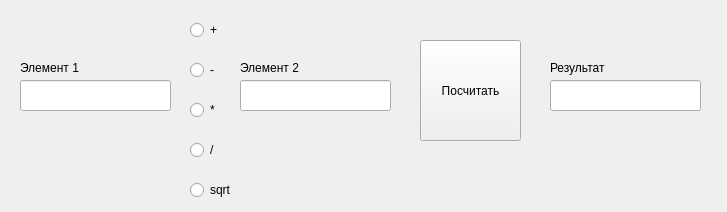
<?xml version="1.0" encoding="UTF-8"?>
<ui version="4.0">
 <class>Widget</class>
 <widget class="QWidget" name="Widget">
  <property name="geometry">
   <rect>
    <x>0</x>
    <y>0</y>
    <width>727</width>
    <height>212</height>
   </rect>
  </property>
  <property name="windowTitle">
   <string>Widget</string>
  </property>
  <widget class="QRadioButton" name="plusRBtn">
   <property name="geometry">
    <rect>
     <x>190</x>
     <y>20</y>
     <width>31</width>
     <height>20</height>
    </rect>
   </property>
   <property name="text">
    <string>+</string>
   </property>
  </widget>
  <widget class="QRadioButton" name="minusRBtn">
   <property name="geometry">
    <rect>
     <x>190</x>
     <y>60</y>
     <width>31</width>
     <height>20</height>
    </rect>
   </property>
   <property name="text">
    <string>-</string>
   </property>
  </widget>
  <widget class="QRadioButton" name="multiplyRBtn">
   <property name="geometry">
    <rect>
     <x>190</x>
     <y>100</y>
     <width>31</width>
     <height>20</height>
    </rect>
   </property>
   <property name="text">
    <string>*</string>
   </property>
  </widget>
  <widget class="QRadioButton" name="devideRBtn">
   <property name="geometry">
    <rect>
     <x>190</x>
     <y>140</y>
     <width>31</width>
     <height>20</height>
    </rect>
   </property>
   <property name="text">
    <string>/</string>
   </property>
  </widget>
  <widget class="QLineEdit" name="operand1">
   <property name="geometry">
    <rect>
     <x>20</x>
     <y>80</y>
     <width>151</width>
     <height>31</height>
    </rect>
   </property>
   <property name="font">
    <font>
     <pointsize>18</pointsize>
    </font>
   </property>
  </widget>
  <widget class="QLineEdit" name="operand2">
   <property name="geometry">
    <rect>
     <x>240</x>
     <y>80</y>
     <width>151</width>
     <height>31</height>
    </rect>
   </property>
   <property name="font">
    <font>
     <pointsize>18</pointsize>
    </font>
   </property>
  </widget>
  <widget class="QLineEdit" name="resultLine">
   <property name="geometry">
    <rect>
     <x>550</x>
     <y>80</y>
     <width>151</width>
     <height>31</height>
    </rect>
   </property>
   <property name="font">
    <font>
     <pointsize>18</pointsize>
    </font>
   </property>
   <property name="readOnly">
    <bool>true</bool>
   </property>
  </widget>
  <widget class="QLabel" name="element1Label">
   <property name="geometry">
    <rect>
     <x>20</x>
     <y>60</y>
     <width>151</width>
     <height>16</height>
    </rect>
   </property>
   <property name="text">
    <string>Элемент 1</string>
   </property>
  </widget>
  <widget class="QLabel" name="element2Lable">
   <property name="geometry">
    <rect>
     <x>240</x>
     <y>60</y>
     <width>151</width>
     <height>16</height>
    </rect>
   </property>
   <property name="text">
    <string>Элемент 2</string>
   </property>
  </widget>
  <widget class="QLabel" name="resultLable">
   <property name="geometry">
    <rect>
     <x>550</x>
     <y>60</y>
     <width>111</width>
     <height>16</height>
    </rect>
   </property>
   <property name="text">
    <string>Результат</string>
   </property>
  </widget>
  <widget class="QPushButton" name="summbitBtn">
   <property name="geometry">
    <rect>
     <x>420</x>
     <y>40</y>
     <width>101</width>
     <height>101</height>
    </rect>
   </property>
   <property name="text">
    <string>Посчитать</string>
   </property>
  </widget>
  <widget class="QRadioButton" name="sqrtRBtn">
   <property name="geometry">
    <rect>
     <x>190</x>
     <y>180</y>
     <width>71</width>
     <height>20</height>
    </rect>
   </property>
   <property name="text">
    <string>sqrt</string>
   </property>
  </widget>
 </widget>
 <resources/>
 <connections/>
</ui>
